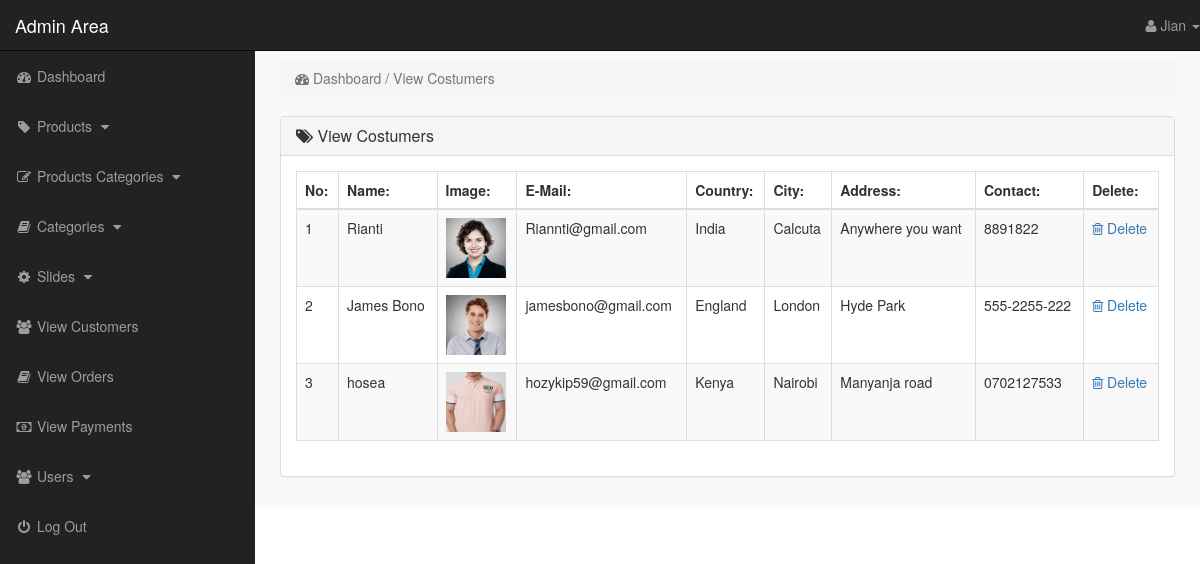
/admin_area/index.php?view_customers (signed in), run on the app's committed database.
### tables this page shows
CREATE TABLE `customers` (
  `customer_id` int(10) NOT NULL,
  `customer_name` varchar(255) NOT NULL,
  `customer_email` varchar(255) NOT NULL,
  `customer_pass` varchar(255) NOT NULL,
  `customer_country` text NOT NULL,
  `customer_city` text NOT NULL,
  `customer_contact` varchar(255) NOT NULL,
  `customer_address` text NOT NULL,
  `customer_image` text NOT NULL,
  `customer_ip` varchar(100) NOT NULL
);

### admin_area/view_customers.php (the view)
<?php
    if(!isset($_SESSION['admin_email'])){
        echo "<script>window.open('login.php','_self')</script>";
    }else{
?>
<div class="row">
    <div class="col-lg-12">
        <ol class="breadcrumb">
            <li class="active">
                <i class="fa fa-dashboard"></i> Dashboard / View Costumers
            </li>
        </ol>
    </div>
</div>
<div class="row">
    <div class="col-lg-12">
        <div class="panel panel-default">
            <div class="panel-heading">
               <h3 class="panel-title">
                   <i class="fa fa-tags"></i>  View Costumers
               </h3>
            </div>
            <div class="panel-body">
                <div class="table-responsive">
                    <table class="table table-striped table-bordered table-hover">
                        <thead>
                            <tr>
                                <th> No: </th>
                                <th> Name: </th>
                                <th> Image: </th>
                                <th> E-Mail: </th>
                                <th> Country: </th>
                                <th> City: </th>
                                <th> Address: </th>
                                <th> Contact: </th>
                                <th> Delete: </th>
                            </tr>
                        </thead>
                        <tbody>
                            <?php
                                $i=0;
                                $get_c = "select * from customers";
                                $run_c = mysqli_query($con,$get_c);
                                while($row_c=mysqli_fetch_array($run_c)){
                                    $c_id = $row_c['customer_id'];
                                    $c_name = $row_c['customer_name'];
                                    $c_img = $row_c['customer_image'];
                                    $c_email = $row_c['customer_email'];
                                    $c_country = $row_c['customer_country'];
                                    $c_city = $row_c['customer_city'];
                                    $c_address = $row_c['customer_address'];
                                    $c_contact = $row_c['customer_contact'];
                                    $i++;
                            ?>
                            <tr>
                                <td> <?php echo $i; ?> </td>
                                <td> <?php echo $c_name; ?> </td>
                                <td> <img src="../customer/customer_images/<?php echo $c_img; ?>" width="60" height="60"></td>
                                <td> <?php echo $c_email; ?> </td>
                                <td> <?php echo $c_country; ?></td>
                                <td> <?php echo $c_city; ?> </td>
                                <td> <?php echo $c_address ?> </td>
                                <td> <?php echo $c_contact ?> </td>
                                <td>
                                     <a href="index.php?delete_customer=<?php echo $c_id; ?>">
                                        <i class="fa fa-trash-o"></i> Delete
                                     </a>
                                </td>
                            </tr>
                            <?php } ?>
                        </tbody>
                    </table>
                </div>
            </div>
        </div>
    </div>
</div>
<?php } ?>

### admin_area/index.php (shortened to what this page needs)
<?php
    include("includes/db.php");
    if(!isset($_SESSION['admin_email'])){
        echo "<script>window.open('login.php','_self')</script>";
    }else{
        $admin_session = $_SESSION['admin_email'];
        $get_admin = "select * from admins where admin_email='$admin_session'";
        $run_admin = mysqli_query($con,$get_admin);
        $row_admin = mysqli_fetch_array($run_admin);
        $admin_name = $row_admin['admin_name'];
?>
<!DOCTYPE html>
<html lang="en">
<head>
    <link rel="stylesheet" href="css/bootstrap-337.min.css">
    <link rel="stylesheet" href="font-awsome/css/font-awesome.min.css">
    <link rel="stylesheet" href="css/style.css">
</head>
<body>
    <div id="wrapper">
       <?php include("includes/sidebar.php"); ?>
        <div id="page-wrapper">
            <div class="container-fluid">
                <?php
                    if(isset($_GET['dashboard'])){
                        include("dashboard.php");
                }   if(isset($_GET['insert_product'])){
                        include("insert_product.php");
                }   if(isset($_GET['view_products'])){
                        include("view_products.php");
                }   if(isset($_GET['delete_product'])){
                        include("delete_product.php");
                }   if(isset($_GET['edit_product'])){
                        include("edit_product.php");
                }   if(isset($_GET['insert_p_cat'])){
                        include("insert_p_cat.php");
                }   if(isset($_GET['view_p_cats'])){
                        include("view_p_cats.php");
                }   if(isset($_GET['delete_p_cat'])){
                        include("delete_p_cat.php");
                }   if(isset($_GET['edit_p_cat'])){
                        include("edit_p_cat.php");
                }   if(isset($_GET['insert_cat'])){
                        include("insert_cat.php");
                }   if(isset($_GET['view_cats'])){
                        include("view_cats.php");
                }   if(isset($_GET['edit_cat'])){
                        include("edit_cat.php");
                }   if(isset($_GET['delete_cat'])){
                        include("delete_cat.php");
                }   if(isset($_GET['insert_slide'])){
                        include("insert_slide.php");
                }   if(isset($_GET['view_slides'])){
                        include("view_slides.php");
                }   if(isset($_GET['delete_slide'])){
                        include("delete_slide.php");
                }   if(isset($_GET['edit_slide'])){
                        include("edit_slide.php");
                }   if(isset($_GET['view_customers'])){
                        include("view_customers.php");
                }   if(isset($_GET['delete_customer'])){
                        include("delete_customer.php");
                }   if(isset($_GET['view_orders'])){
                        include("view_orders.php");
                }   if(isset($_GET['delete_order'])){
                        include("delete_order.php");
                }   if(isset($_GET['view_payments'])){
                        include("view_payments.php");
                }   if(isset($_GET['delete_payment'])){
                        include("delete_payment.php");
                }   if(isset($_GET['view_users'])){
                        include("view_users.php");
                }   if(isset($_GET['delete_user'])){
                        include("delete_user.php");
                }   if(isset($_GET['insert_user'])){
                        include("insert_user.php");
                }   if(isset($_GET['user_profile'])){
                        include("user_profile.php");
                }
                ?>
            </div>
        </div>
    </div>
</body>
</html>
<?php } ?>

### admin_area/includes/sidebar.php (shortened to what this page needs)
<?php
    if(!isset($_SESSION['admin_email'])){
        echo "<script>window.open('login.php','_self')</script>";
    }else{
?>
<nav class="navbar navbar-inverse navbar-fixed-top">
    <div class="navbar-header">
        <a href="index.php?dashboard" class="navbar-brand">Admin Area</a>
    </div>
    <ul class="nav navbar-right top-nav">
        <li class="dropdown">
            <a href="#" class="dropdown-toggle" data-toggle="dropdown">
                <i class="fa fa-user"></i> <?php echo $admin_name;  ?> <b class="caret"></b>
            </a>
        </li>
    </ul>
    <div class="collapse navbar-collapse navbar-ex1-collapse">
        <ul class="nav navbar-nav side-nav">
            <li>
                <a href="index.php?dashboard">
                        <i class="fa fa-fw fa-dashboard"></i> Dashboard
                </a>
            </li>
            <li>
                <a href="#" data-toggle="collapse" data-target="#products">
                        <i class="fa fa-fw fa-tag"></i> Products
                        <i class="fa fa-fw fa-caret-down"></i>
                </a>
            </li>
            <li>
                <a href="#" data-toggle="collapse" data-target="#p_cat">
                        <i class="fa fa-fw fa-edit"></i> Products Categories
                        <i class="fa fa-fw fa-caret-down"></i>
                </a>
            </li>
            <li>
                <a href="#" data-toggle="collapse" data-target="#cat">
                        <i class="fa fa-fw fa-book"></i> Categories
                        <i class="fa fa-fw fa-caret-down"></i>
                </a>
            </li>
            <li>
                <a href="#" data-toggle="collapse" data-target="#slides">
                        <i class="fa fa-fw fa-gear"></i> Slides
                        <i class="fa fa-fw fa-caret-down"></i>
                </a>
            </li>
            <li>
                <a href="index.php?view_customers">
                    <i class="fa fa-fw fa-users"></i> View Customers
                </a>
            </li>
            <li>
                <a href="index.php?view_orders">
                    <i class="fa fa-fw fa-book"></i> View Orders
                </a>
            </li>
            <li>
                <a href="index.php?view_payments">
                    <i class="fa fa-fw fa-money"></i> View Payments
                </a>
            </li>
            <li>
                <a href="#" data-toggle="collapse" data-target="#users">
                        <i class="fa fa-fw fa-users"></i> Users
                        <i class="fa fa-fw fa-caret-down"></i>
                </a>
            </li>
            <li>
                <a href="logout.php">
                    <i class="fa fa-fw fa-power-off"></i> Log Out
                </a>
            </li>
        </ul>
    </div>
</nav>
<?php } ?>

### admin_area/css/style.css (style rules this page uses)
body { margin-top: 100px; }
#wrapper { padding-left: 0px; }
#page-wrapper { width: 100%; padding: 0; background-color: #f9f9f9; }
@media (min-width: 768px) { body { margin-top: 50px; } }
@media (min-width: 768px) { #wrapper { padding-left: 255px; } }
@media (min-width: 768px) { #page-wrapper { padding: 10px; } }
.top-nav { 0 15px; }
.top-nav>li { float: left; display: inline-block; }
.top-nav>li>a { color: #999999; line-height: 20px; padding-top: 15px; padding-bottom: 15px; }
@media (min-width: 768px) { .side-nav { position: fixed; top: 51px; bottom: 0; width: 255px; overflow-y: auto; overflow-x: hidden; background-color: #222222; padding-bottom: 40px; border-radius: 0; } }
@media (min-width: 768px) { .side-nav>li>a { width: 255px; } }
.panel-body { border-radius: 5px; }

### data on the page
customers: customer_name "Rianti", customer_image (picture), customer_email "Riannti@gmail.com", customer_country "India", customer_city "Calcuta", customer_address "Anywhere you want", customer_contact "8891822"
customers: customer_name "James Bono", customer_image (picture), customer_email "jamesbono@gmail.com", customer_country "England", customer_city "London", customer_address "Hyde Park", customer_contact "555-2255-222"
customers: customer_name "hosea", customer_image (picture), customer_email "hozykip59@gmail.com", customer_country "Kenya", customer_city "Nairobi", customer_address "Manyanja road", customer_contact "0702127533"

### other printed values
$admin_name "Jian"
